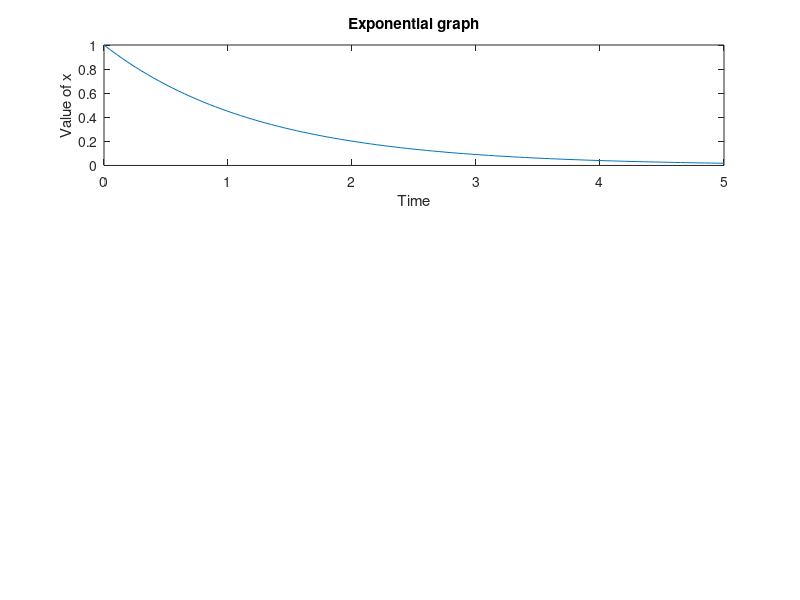
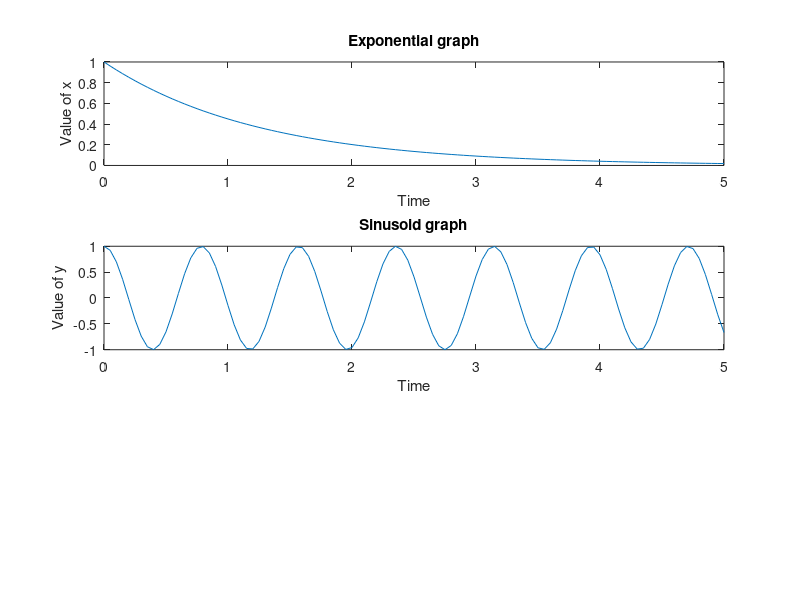
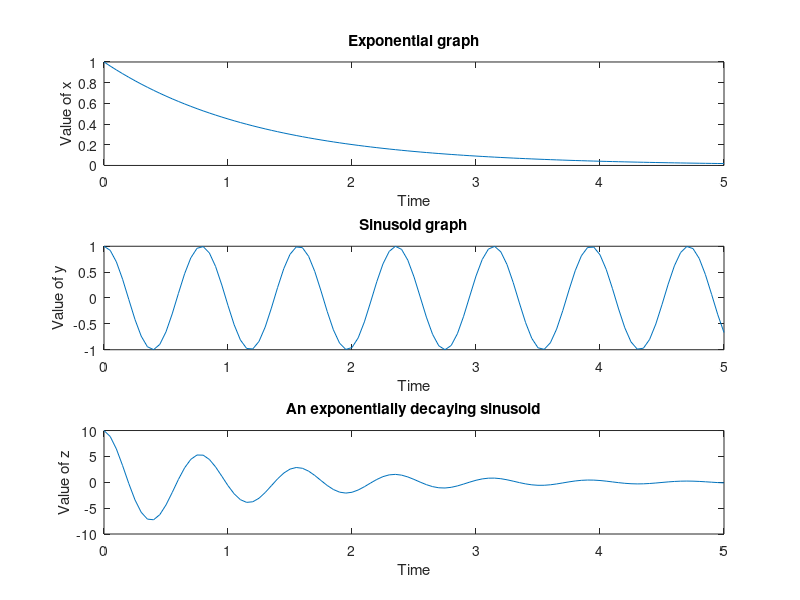

Write MATLAB code to recreate these figures, in order.
clear all;
close all;
clc;

t = 0:0.05:5;
x = exp(-0.8*t);
y = cos(8*t);
z = 10.*x.*y;

figure('Name','Sub figure parctice');

subplot(3,1,1), plot(t,x);
title('Exponential graph');
xlabel('Time');
ylabel('Value of x');
savefig('Exercise_07_Figure_01.fig');

subplot(3,1,2), plot(t,y);
title('Sinusoid graph');
xlabel('Time');
ylabel('Value of y');
savefig('Exercise_07_Figure_02.fig');

subplot(3,1,3), plot(t,z);
title('An exponentially decaying sinusoid');
xlabel('Time');
ylabel('Value of z');
savefig('Exercise_07_Figure_03.fig');

